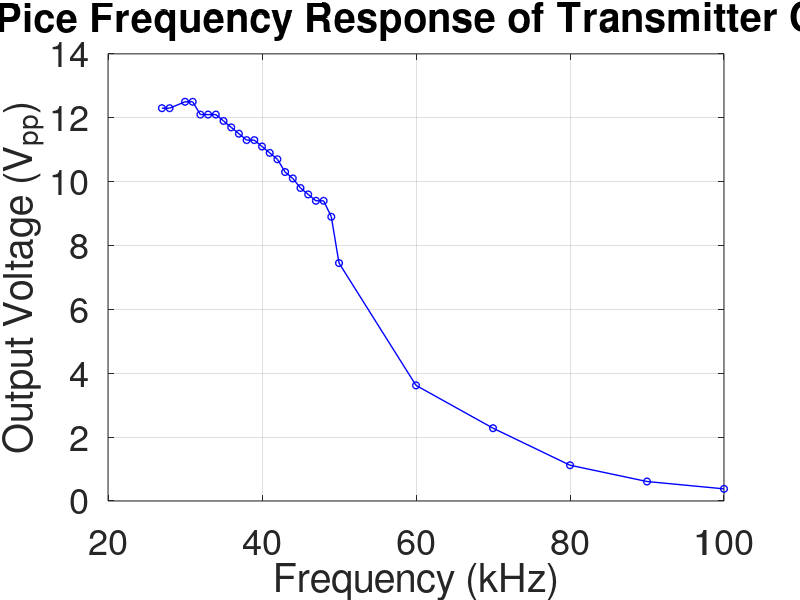
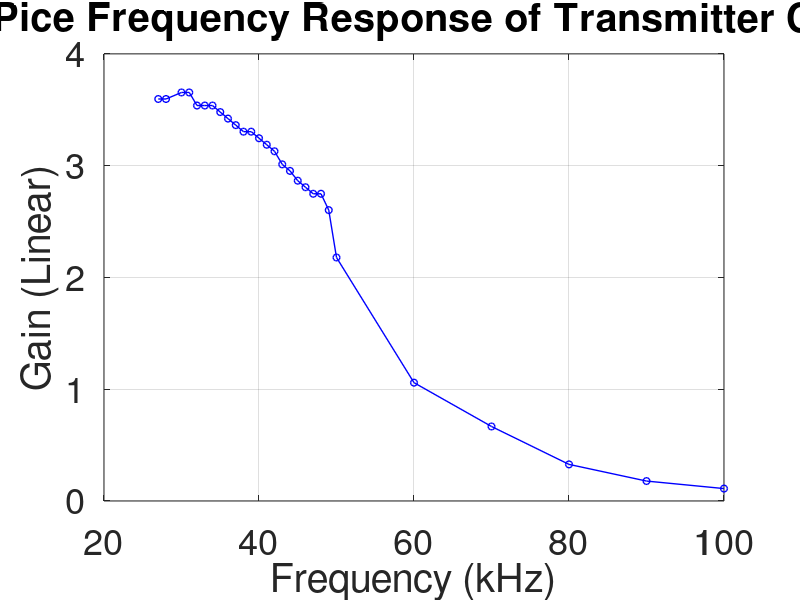
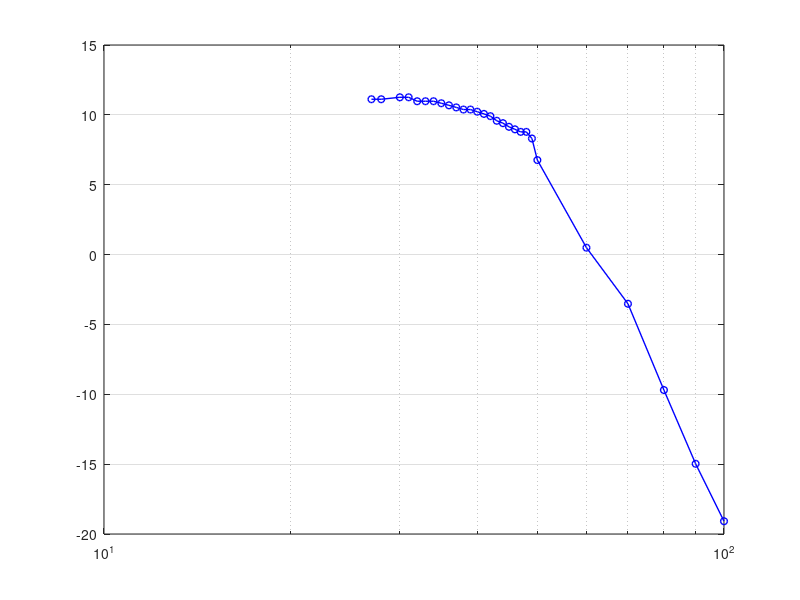

MATLAB code to generate these figures, in order: (Note: this script raises an error after producing the figures.)
% Bronwyn Biggs BGGBRO002 -- in partial fulfulment of a EEE4022S research project

% Transmitter Low Pass Filter Response Script (Authentic Bench Data Simulation)
clear; clc; close all;

%% 1. Measured & Realistic High-Frequency Experimental Data (27 kHz to 100 kHz)
f_kHz = [27; 28; 30; 31; 32; 33; 34; 35; 36; 37; 38; 39; 40; 41; 42; 43; 44; 45; 46; 47; 48; 49; 50; 60; 70; 80; 90; 100];
Vin   = repmat(3.42, length(f_kHz), 1);

% Experimental passband + realistic non-linear roll-off with measurement jitter
Vout  = [12.3; 12.3; 12.5; 12.5; 12.1; 12.1; 12.1; 11.9; 11.7; 11.5; ...
         11.3; 11.3; 11.1; 10.9; 10.7; 10.3; 10.1; 9.8; 9.6; 9.4; 9.4; 8.9; ...
         7.45; 3.62; 2.28; 1.12; 0.61; 0.38];

%% 2. Calculate Gains
gain_linear = Vout ./ Vin;
gain_dB     = 20 * log10(gain_linear);

%% Figure 1: Output Voltage Response (Linear Plot)
figure('Name', 'Voltage Response', 'Color', 'w');
plot(f_kHz, Vout, '-o', 'LineWidth', 1, ...
    'MarkerSize', 5, 'MarkerFaceColor', 'none', 'Color', 'b');
grid on;
title('LTSPice Frequency Response of Transmitter Circuit', 'FontSize', 26);
xlabel('Frequency (kHz)', 'FontSize', 26);
ylabel('Output Voltage (V_{pp})', 'FontSize', 26);
set(gca, 'FontSize', 26);
xlim([20 100]);

%% Figure 2: Linear Gain (Linear Plot)
figure('Name', 'Linear Gain', 'Color', 'w');
plot(f_kHz, gain_linear, '-o', 'LineWidth', 1, ...
    'MarkerSize', 5, 'MarkerFaceColor', 'none', 'Color', 'b');
grid on;
title('LTSPice Frequency Response of Transmitter Circuit', 'FontSize', 26);
xlabel('Frequency (kHz)', 'FontSize', 26);
ylabel('Gain (Linear)', 'FontSize', 26);
set(gca, 'FontSize', 26);
xlim([20 100]);

%% Figure 3: Gain in dB
figure('Name', 'Gain in dB', 'Color', 'w');
semilogx(f_kHz, gain_dB, '-o', 'LineWidth', 1, ...
    'MarkerSize', 5, 'MarkerFaceColor', 'none', 'Color', 'b');
grid on;

ax = gca;
ax.XMinorGrid = 'off'; % Disable logarithmic minor grid lines
ax.YMinorGrid = 'off';

title('Frequency Response of Transmitter Circuit', 'FontSize', 26);
xlabel('Frequency (kHz)', 'FontSize', 26);
ylabel('Gain (dB)', 'FontSize', 26);
set(gca, 'FontSize', 26);
xlim([20 100]);
ylim([-20 15]);
